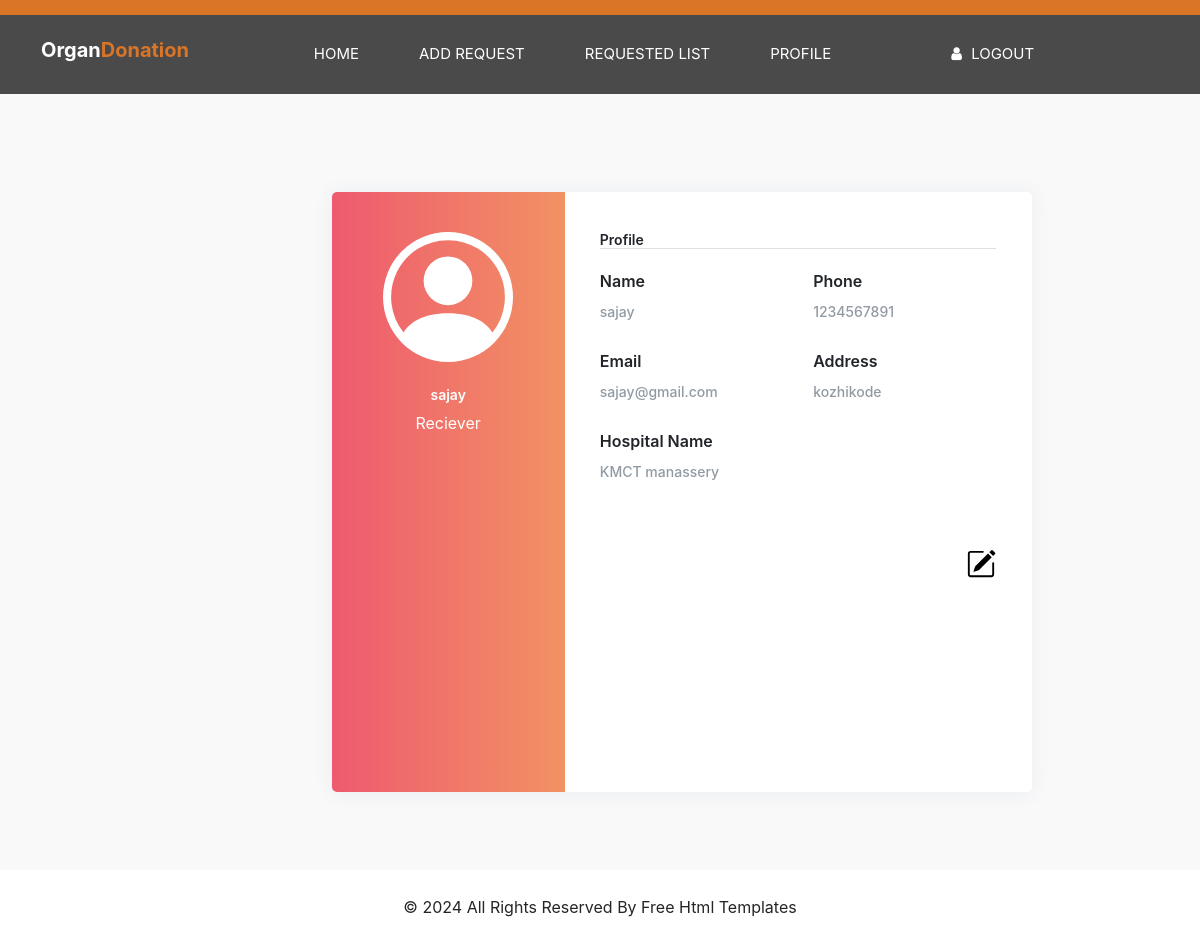
/userprofile (signed in), run on the app's committed database.
### app/models.py (models this page shows, shortened)
class receiver(models.Model):
    status_choice=(('accepted','accepted'),('rejected','rejected'),('pending','pending'))
    name = models.CharField(max_length=200)
    phone_no = models.IntegerField(unique=True)
    Email_id = models.CharField(max_length=200,unique=True)
    Address = models.CharField(max_length=200)
    hospital_name = models.CharField(max_length=200)
    password = models.CharField(max_length=200,null=True,blank=True)
    status=models.CharField(choices=status_choice,default='pending',max_length=200)

### app/views.py (the view)
# urls.py: path('userprofile',views.userprofile,name='userprofile'),
def userprofile(request):
    tem=request.session['uid']
    data=receiver.objects.get(id=tem)
    return render(request,'userprofile.html',{'result':data})

### template/userprofile.html (shortened to what this page needs)
    {% extends 'reciever.html' %}
    {% block content %}
<head>
    <link rel="stylesheet" href="https://cdn.jsdelivr.net/npm/bootstrap@4.6.2/dist/css/bootstrap.min.css">
</head>
<body>
    <div class="page-content page-container" id="page-content" style="margin-top: 50px;">
        <div class="padding">
            <div class="row container d-flex justify-content-center">
    <div class="col-xl-6 col-md-12" >
        <div class="card user-card-full" style="width: 700px;">
            <div class="row m-l-0 m-r-0" style="height: 600px;">
                <div class="col-sm-4 bg-c-lite-green user-profile">
                    <div class="card-block text-center text-white">
                        <div class="m-b-25">
                        </div>
                        <h6 class="f-w-600">{{result.name}}</h6>
                        <p>Reciever</p>
                        </div>
                    </div>
                    <div class="col-sm-8">
                        <div class="card-block">
                            <h6 class="m-b-20 p-b-2 b-b-default f-w-600" style="margin-top: 20px;">Profile</h6>
                                <div class="row">
                                    <div class="col-sm-6">
                                        <p class="m-b-10 f-w-600">Name</p>
                                        <h6 class="text-muted f-w-400">{{result.name}}</h6>
                                    </div>
                                <div class="col-sm-6">
                                    <p class="m-b-10 f-w-600">Phone</p>
                                    <h6 class="text-muted f-w-400">{{result.phone_no}}</h6>
                                </div>
                            </div>
                            <div class="row">
                                <div class="col-sm-6">
                                    <p class="m-b-10 f-w-600">Email</p>
                                    <h6 class="text-muted f-w-400">{{result.Email_id}}</h6>
                                </div>
                                <div class="col-sm-6">
                                    <p class="m-b-10 f-w-600">Address</p>
                                    <h6 class="text-muted f-w-400">{{result.Address}}</h6>
                                </div>
                            </div>
                            <div class="row">
                                <div class="col-sm-6">
                                    <p class="m-b-10 f-w-600">Hospital Name</p>
                                    <h6 class="text-muted f-w-400">{{result.hospital_name}}</h6>
                                </div>
                            </div>
                            <div style="display: flex;justify-content: end;margin-top: 60px;">
                            <a href="{% url 'updat' id=result.id %}"></a>
                            </div>
                            </div>
                        </div>
                    </div>
                </div>
            </div>
        </div>
    </div>
</div>
</body>
{% endblock %}

### static/css/style.css (style rules this page uses)
body { font-family: 'Poppins', sans-serif; color: #0c0c0c; background-color: #ffffff; overflow-x: hidden; }
a, a:hover, a:focus { text-decoration: none; }

### static/css/responsive.css (style rules this page uses)
@media (min-width: 1200px) { .container { max-width: 1170px; } }

### template/reciever.html (style rules this page uses)
:root { --blue: #007bff; --indigo: #6610f2; --purple: #6f42c1; --pink: #e83e8c; --red: #dc3545; --orange: #fd7e14; --yellow: #ffc107; --green: #28a745; --teal: #20c997; --cyan: #17a2b8; --white: #fff; --gray: #6c757d; --gray-dark: #343a40; --primary: #007bff; --secondary: #6c757d; --success: #28a745; --info: #17a2b8; --warning: #ffc107; --danger: #dc3545; --light: #f8f9fa; --dark: #343a40; --breakpoint-xs: 0; --breakpoint-sm: 576px; --breakpoint-md: 768px; --breakpoint-lg: 992px; --breakpoint-xl: 1200px; --font-family-sans-serif: -apple-system, BlinkMacSystemFont, "Segoe UI", Roboto, "Helvetica Neue", Arial, "Noto Sans", sans-serif, "Apple Color Emoji", "Segoe UI Emoji", "Segoe UI Symbol", "Noto Color Emoji"; --font-family-monospace: SFMono-Regular, Menlo, Monaco, Consolas, "Liberation Mono", "Courier New", monospace; }
*, *::before, *::after { box-sizing: border-box; }
html { font-family: sans-serif; line-height: 1.15; -webkit-text-size-adjust: 100%; -webkit-tap-highlight-color: rgba(0, 0, 0, 0); }
body { margin: 0; font-family: -apple-system, BlinkMacSystemFont, "Segoe UI", Roboto, "Helvetica Neue", Arial, "Noto Sans", sans-serif, "Apple Color Emoji", "Segoe UI Emoji", "Segoe UI Symbol", "Noto Color Emoji"; font-size: 1rem; font-weight: 400; line-height: 1.5; color: #212529; text-align: left; background-color: #fff; }
h1, h2, h3, h4, h5, h6 { margin-top: 0; margin-bottom: 0.5rem; }
p { margin-top: 0; margin-bottom: 1rem; }
a { color: #007bff; text-decoration: none; background-color: transparent; }
svg { overflow: hidden; vertical-align: middle; }
h1, h2, h3, h4, h5, h6, .h1, .h2, .h3, .h4, .h5, .h6 { margin-bottom: 0.5rem; font-weight: 500; line-height: 1.2; }
h6, .h6 { font-size: 1rem; }
.container { width: 100%; padding-right: 15px; padding-left: 15px; margin-right: auto; margin-left: auto; }
@media (min-width: 576px) { .container { max-width: 540px; } }
@media (min-width: 768px) { .container { max-width: 720px; } }
@media (min-width: 992px) { .container { max-width: 960px; } }
@media (min-width: 1200px) { .container { max-width: 1140px; } }
.row { display: -ms-flexbox; display: flex; -ms-flex-wrap: wrap; flex-wrap: wrap; margin-right: -15px; margin-left: -15px; }
.col-1, .col-2, .col-3, .col-4, .col-5, .col-6, .col-7, .col-8, .col-9, .col-10, .col-11, .col-12, .col, .col-auto, .col-sm-1, .col-sm-2, .col-sm-3, .col-sm-4, .col-sm-5, .col-sm-6, .col-sm-7, .col-sm-8, .col-sm-9, .col-sm-10, .col-sm-11, .col-sm-12, .col-sm, .col-sm-auto, .col-md-1, .col-md-2, .col-md-3, .col-md-4, .col-md-5, .col-md-6, .col-md-7, .col-md-8, .col-md-9, .col-md-10, .col-md-11, .col-md-12, .col-md, .col-md-auto, .col-lg-1, .col-lg-2, .col-lg-3, .col-lg-4, .col-lg-5, .col-lg-6, .col-lg-7, .col-lg-8, .col-lg-9, .col-lg-10, .col-lg-11, .col-lg-12, .col-lg, .col-lg-auto, .col-xl-1, .col-xl-2, .col-xl-3, .col-xl-4, .col-xl-5, .col-xl-6, .col-xl-7, .col-xl-8, .col-xl-9, .col-xl-10, .col-xl-11, .col-xl-12, .col-xl, .col-xl-auto { position: relative; width: 100%; padding-right: 15px; padding-left: 15px; }
@media (min-width: 576px) { .col-sm-4 { -ms-flex: 0 0 33.333333%; flex: 0 0 33.333333%; max-width: 33.333333%; } }
@media (min-width: 576px) { .col-sm-6 { -ms-flex: 0 0 50%; flex: 0 0 50%; max-width: 50%; } }
@media (min-width: 576px) { .col-sm-8 { -ms-flex: 0 0 66.666667%; flex: 0 0 66.666667%; max-width: 66.666667%; } }
@media (min-width: 768px) { .col-md-12 { -ms-flex: 0 0 100%; flex: 0 0 100%; max-width: 100%; } }
@media (min-width: 1200px) { .col-xl-6 { -ms-flex: 0 0 50%; flex: 0 0 50%; max-width: 50%; } }
.card { position: relative; display: -ms-flexbox; display: flex; -ms-flex-direction: column; flex-direction: column; min-width: 0; word-wrap: break-word; background-color: #fff; background-clip: border-box; border: 1px solid rgba(0, 0, 0, 0.125); border-radius: 0.25rem; }
.d-flex { display: -ms-flexbox !important; display: flex !important; }
.justify-content-center { -ms-flex-pack: center !important; justify-content: center !important; }

### data on the page
receiver: name "sajay", phone_no "1234567891", Email_id "sajay@gmail.com", Address "kozhikode", hospital_name "KMCT manassery"
